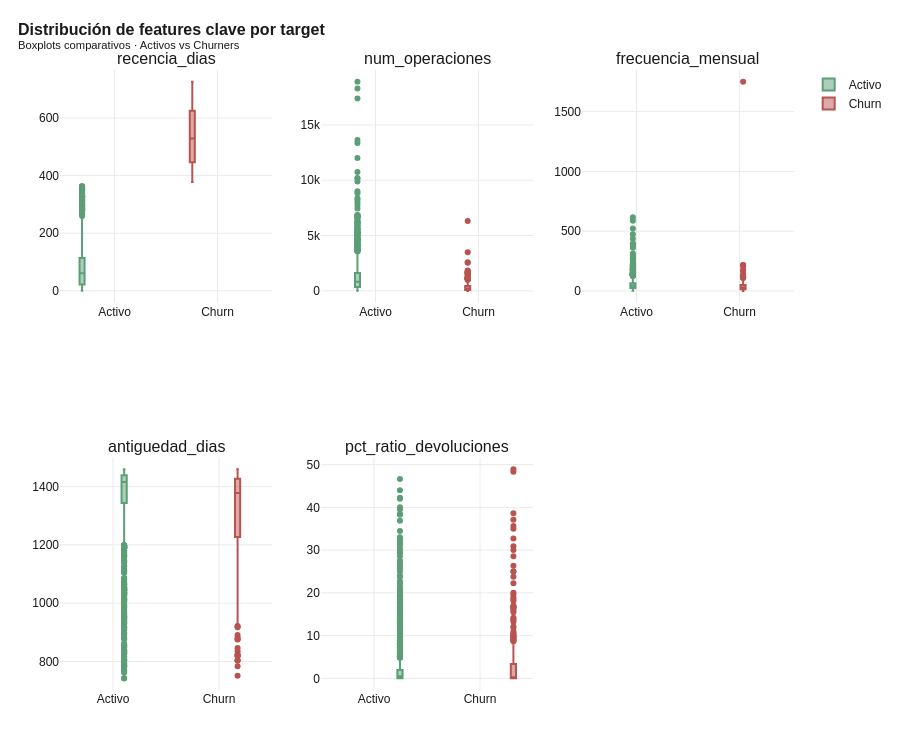

Notebook source saved alongside this figure:
### Markdown cell above
### Cobertura dimensional de las features candidatas

El conjunto de features candidatas (todas recalculadas *as-of* 2024 o limitadas a años ≤ 2024) cubre seis dimensiones complementarias del comportamiento del cliente:

- **Dimensión RFM clásica (`_pre`)**: variables de Recency (`recencia_pre`), Frequency (`num_operaciones_pre`, `frecuencia_mensual_pre`, `meses_activo_pre`) y Monetary (`facturacion_retail_pre`, `facturacion_b2b_pre`, tickets medios), estándar internacional de análisis de cartera. La recencia se mide al CUTOFF (31/12/2024), por lo que es un predictor legítimo del churn de 2025.
- **Dimensión estacional (`_pre`)**: `pct_operaciones_pv_pre` y `pct_operaciones_rebajas_pre`, recalculadas con corte ≤ 2024.
- **Dimensión de tendencia**: ratios interanuales 2024 vs 2023 (`tendencia_ops_24_vs_23`, `tendencia_fact_24_vs_23`), teóricamente muy predictivos del churn.
- **Dimensión de histórico anual**: operaciones y facturación de 2022, 2023 y 2024 (pre-2025, legítimas).
- **Dimensión sociodemográfica**: variables MOSAIC (Experian) y renta media del código postal (estáticas).
- **Dimensión geográfica**: métricas territoriales del Capítulo 6.

La columna "Diferencia" de la tabla descriptiva proporciona una primera evidencia del poder discriminativo de cada variable. Las diferencias más pronunciadas se observan en `recencia_pre`, `num_operaciones_pre`, `num_temporadas_activas_pre` y las variables de histórico/tendencia, lo que anticipa qué dimensiones serán las más predictivas en el modelo final. Las versiones acumuladas de `gold.cliente_360` (que incluían 2025) se descartan como predictoras y se conservan solo para el diagnóstico de leakage de §9.ter.

### Code cell
# Boxplots de las features más relevantes por target
features_destacadas = ["recencia_dias", "num_operaciones", "frecuencia_mensual",
                          "facturacion_combinada", "antiguedad_dias", "pct_ratio_devoluciones"]
features_destacadas = [f for f in features_destacadas if f in df_modelo.columns]

fig = make_subplots(rows=2, cols=3, subplot_titles=features_destacadas)
for i, feat in enumerate(features_destacadas):
    row = i // 3 + 1
    col = i % 3 + 1
    for target_val, color, name in [(0, COLOR_POSITIVO, "Activo"), (1, COLOR_NEGATIVO, "Churn")]:
        vals = df_modelo[df_modelo["churn_label"] == target_val][feat].dropna()
        fig.add_trace(go.Box(y=vals, name=name, marker_color=color, showlegend=(i == 0)),
                       row=row, col=col)

fig.update_layout(
    title=dict(text="<b>Distribución de features clave por target</b><br>"
                     "<sup>Boxplots comparativos · Activos vs Churners</sup>"),
    height=750, boxmode="group",
)
guardar_y_mostrar(fig, "03_boxplots_features", h=750)

### Figure 1 — Plotly figure (JSON) as saved in the notebook; plotly's stock layout.template omitted (floating-point values rounded to 4 significant figures; data arrays with more than 128 entries replaced by an {"elided": "..."} marker saying what was removed)
{"data": [{"marker": {"color": "#5C9E76"}, "name": "Activo", "showlegend": true, "type": "box", "xaxis": "x", "y": {"elided": "1595 int values"}, "yaxis": "y"}, {"marker": {"color": "#B85450"}, "name": "Churn", "showlegend": true, "type": "box", "xaxis": "x", "y": {"elided": "286 int values"}, "yaxis": "y"}, {"marker": {"color": "#5C9E76"}, "name": "Activo", "showlegend": false, "type": "box", "xaxis": "x2", "y": {"elided": "1595 float values"}, "yaxis": "y2"}, {"marker": {"color": "#B85450"}, "name": "Churn", "showlegend": false, "type": "box", "xaxis": "x2", "y": {"elided": "286 float values"}, "yaxis": "y2"}, {"marker": {"color": "#5C9E76"}, "name": "Activo", "showlegend": false, "type": "box", "xaxis": "x3", "y": {"elided": "1595 float values"}, "yaxis": "y3"}, {"marker": {"color": "#B85450"}, "name": "Churn", "showlegend": false, "type": "box", "xaxis": "x3", "y": {"elided": "286 float values"}, "yaxis": "y3"}, {"marker": {"color": "#5C9E76"}, "name": "Activo", "showlegend": false, "type": "box", "xaxis": "x4", "y": {"elided": "1595 int values"}, "yaxis": "y4"}, {"marker": {"color": "#B85450"}, "name": "Churn", "showlegend": false, "type": "box", "xaxis": "x4", "y": {"elided": "286 int values"}, "yaxis": "y4"}, {"marker": {"color": "#5C9E76"}, "name": "Activo", "showlegend": false, "type": "box", "xaxis": "x5", "y": {"elided": "1595 float values"}, "yaxis": "y5"}, {"marker": {"color": "#B85450"}, "name": "Churn", "showlegend": false, "type": "box", "xaxis": "x5", "y": {"elided": "286 float values"}, "yaxis": "y5"}], "layout": {"annotations": [{"font": {"size": 16}, "showarrow": false, "text": "recencia_dias", "x": 0.1444, "xanchor": "center", "xref": "paper", "y": 1.0, "yanchor": "bottom", "yref": "paper"}, {"font": {"size": 16}, "showarrow": false, "text": "num_operaciones", "x": 0.5, "xanchor": "center", "xref": "paper", "y": 1.0, "yanchor": "bottom", "yref": "paper"}, {"font": {"size": 16}, "showarrow": false, "text": "frecuencia_mensual", "x": 0.8556, "xanchor": "center", "xref": "paper", "y": 1.0, "yanchor": "bottom", "yref": "paper"}, {"font": {"size": 16}, "showarrow": false, "text": "antiguedad_dias", "x": 0.1444, "xanchor": "center", "xref": "paper", "y": 0.375, "yanchor": "bottom", "yref": "paper"}, {"font": {"size": 16}, "showarrow": false, "text": "pct_ratio_devoluciones", "x": 0.5, "xanchor": "center", "xref": "paper", "y": 0.375, "yanchor": "bottom", "yref": "paper"}], "boxmode": "group", "height": 750, "title": {"text": "<b>Distribución de features clave por target</b><br><sup>Boxplots comparativos · Activos vs Churners</sup>"}, "xaxis": {"anchor": "y", "domain": [0.0, 0.2889]}, "xaxis2": {"anchor": "y2", "domain": [0.3556, 0.6444]}, "xaxis3": {"anchor": "y3", "domain": [0.7111, 1.0]}, "xaxis4": {"anchor": "y4", "domain": [0.0, 0.2889]}, "xaxis5": {"anchor": "y5", "domain": [0.3556, 0.6444]}, "xaxis6": {"anchor": "y6", "domain": [0.7111, 1.0]}, "yaxis": {"anchor": "x", "domain": [0.625, 1.0]}, "yaxis2": {"anchor": "x2", "domain": [0.625, 1.0]}, "yaxis3": {"anchor": "x3", "domain": [0.625, 1.0]}, "yaxis4": {"anchor": "x4", "domain": [0.0, 0.375]}, "yaxis5": {"anchor": "x5", "domain": [0.0, 0.375]}, "yaxis6": {"anchor": "x6", "domain": [0.0, 0.375]}}}
